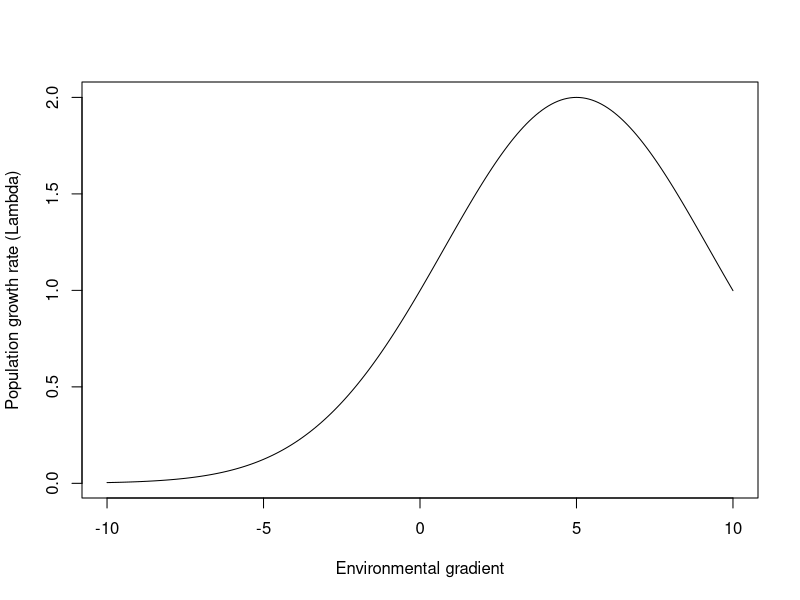
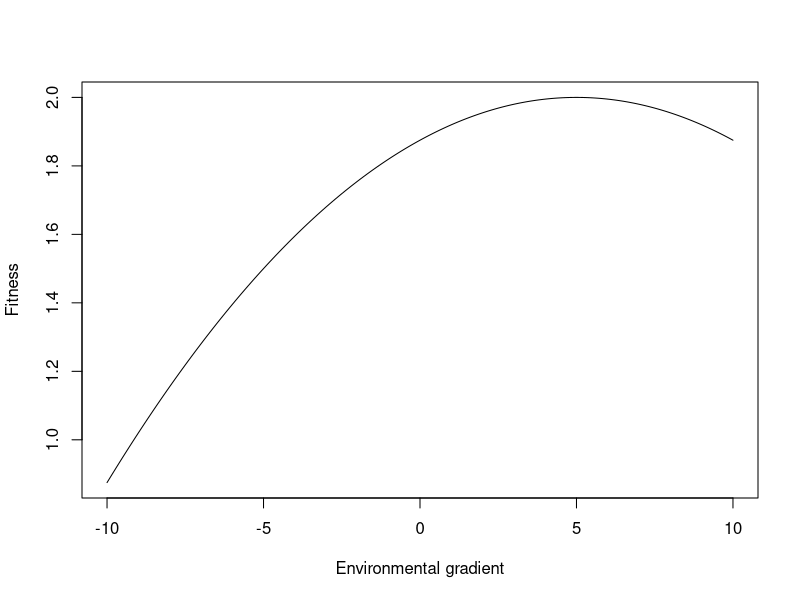

Generate these figures, in order, with R:
## ---- chunk 1
## See box 1 in Weiss-Lehman et al. 2022 for a decsription of the model. This could be applied to non-linear fitness effects based on optimal environment.

#parameters
bmax = 2  # Maximum pop growth rate lamda (think of this as optimal fitness)
 zi  = 5  # Optimal environment (the optimal temperature where fitness is maximised)
 sdi = 3  # Niche breadth (this is the variation in the fitness surface)
  xe = seq(-10,10,0.1) # Environmental gradient (self-explanatory)

lamda <- bmax*exp(-((zi-xe)/(2*sdi))^2)
plot(xe,lamda, type = "l", ylab = "Population growth rate (Lambda)", xlab = "Environmental gradient")

## Another way of doing this from Agelettas book pg 229
#parameters
 rm = 2  # Maximum pop growth rate lamda (think of this as optimal fitness)
 z  = 5  # Optimal environment (the optimal temperature where fitness is maximised)
 sd = 10  # Niche breadth (this is the variation in the fitness surface)
 tb = seq(-10,10,0.1) # Environmental gradient (self-explanatory)
r <- rm - ((z-tb)^2/(2*sd^2))

plot(tb,r, type = "l", ylab = "Fitness", xlab = "Environmental gradient")


## ---- chunk 2
